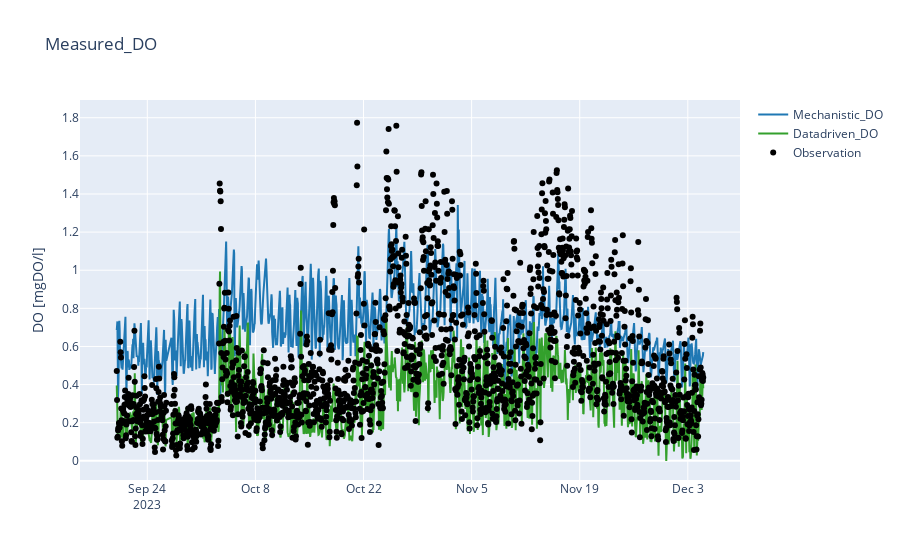

This figure's notebook cell:
### Code cell
cmp.plot.timeseries(backend="plotly")

### Figure 1 — Plotly figure (JSON) as saved in the notebook; plotly's stock layout.template omitted (floating-point values rounded to 4 significant figures; data arrays with more than 128 entries replaced by an {"elided": "..."} marker saying what was removed)
{"data": [{"line": {"color": "#1f78b4"}, "name": "Mechanistic_DO", "type": "scatter", "x": {"elided": "1807 str values"}, "y": {"elided": "1807 float values"}}, {"line": {"color": "#33a02c"}, "name": "Datadriven_DO", "type": "scatter", "x": {"elided": "1807 str values"}, "y": {"elided": "1807 float values"}}, {"marker": {"color": "black"}, "mode": "markers", "name": "Observation", "type": "scatter", "x": {"elided": "1807 str values"}, "y": {"elided": "1807 float values"}}], "layout": {"title": {"text": "Measured_DO"}, "yaxis": {"title": {"text": "DO [mgDO/l]"}}}}
